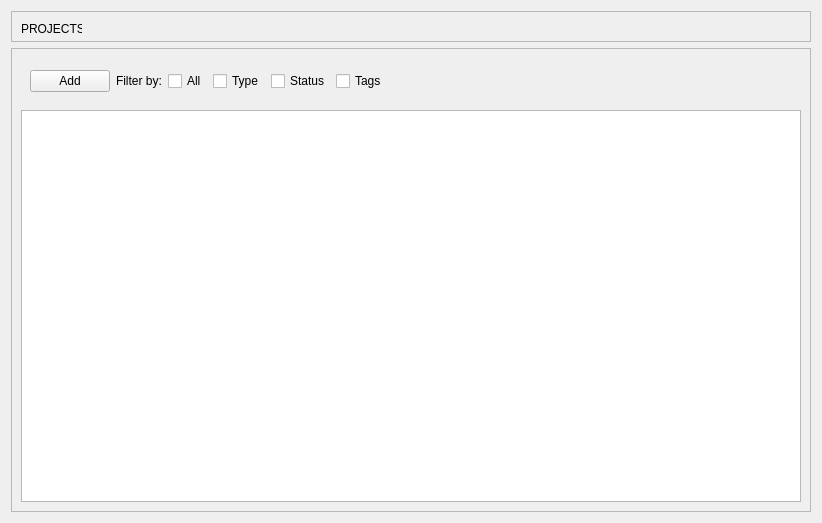
<?xml version="1.0" encoding="UTF-8"?>
<ui version="4.0">
 <class>ProjectsWidget</class>
 <widget class="QWidget" name="ProjectsWidget">
  <property name="geometry">
   <rect>
    <x>0</x>
    <y>0</y>
    <width>822</width>
    <height>523</height>
   </rect>
  </property>
  <property name="windowTitle">
   <string>Form</string>
  </property>
  <layout class="QVBoxLayout" name="verticalLayout">
   <item>
    <widget class="QFrame" name="frame">
     <property name="minimumSize">
      <size>
       <width>0</width>
       <height>31</height>
      </size>
     </property>
     <property name="maximumSize">
      <size>
       <width>16777215</width>
       <height>30</height>
      </size>
     </property>
     <property name="frameShape">
      <enum>QFrame::StyledPanel</enum>
     </property>
     <property name="frameShadow">
      <enum>QFrame::Raised</enum>
     </property>
     <widget class="QLabel" name="label">
      <property name="geometry">
       <rect>
        <x>10</x>
        <y>10</y>
        <width>61</width>
        <height>16</height>
       </rect>
      </property>
      <property name="text">
       <string>PROJECTS</string>
      </property>
     </widget>
    </widget>
   </item>
   <item>
    <widget class="QFrame" name="frame_2">
     <property name="frameShape">
      <enum>QFrame::StyledPanel</enum>
     </property>
     <property name="frameShadow">
      <enum>QFrame::Raised</enum>
     </property>
     <layout class="QVBoxLayout" name="verticalLayout_2">
      <item>
       <widget class="QFrame" name="frame">
        <layout class="QHBoxLayout" name="horizontalLayout">
         <item>
          <widget class="QPushButton" name="btn_AddProject">
           <property name="text">
            <string>Add</string>
           </property>
          </widget>
         </item>
         <item>
          <widget class="QLabel" name="label_2">
           <property name="text">
            <string>Filter by:</string>
           </property>
          </widget>
         </item>
         <item>
          <widget class="QCheckBox" name="checkBox">
           <property name="text">
            <string>All</string>
           </property>
          </widget>
         </item>
         <item>
          <widget class="QCheckBox" name="checkBox_2">
           <property name="text">
            <string>Type</string>
           </property>
          </widget>
         </item>
         <item>
          <widget class="QCheckBox" name="checkBox_3">
           <property name="text">
            <string>Status</string>
           </property>
          </widget>
         </item>
         <item>
          <widget class="QCheckBox" name="checkBox_4">
           <property name="text">
            <string>Tags</string>
           </property>
          </widget>
         </item>
         <item>
          <spacer name="horizontalSpacer">
           <property name="orientation">
            <enum>Qt::Horizontal</enum>
           </property>
           <property name="sizeHint" stdset="0">
            <size>
             <width>372</width>
             <height>28</height>
            </size>
           </property>
          </spacer>
         </item>
        </layout>
       </widget>
      </item>
      <item>
       <widget class="QTreeView" name="trView_ProjList"/>
      </item>
     </layout>
    </widget>
   </item>
  </layout>
 </widget>
 <resources/>
 <connections/>
</ui>
